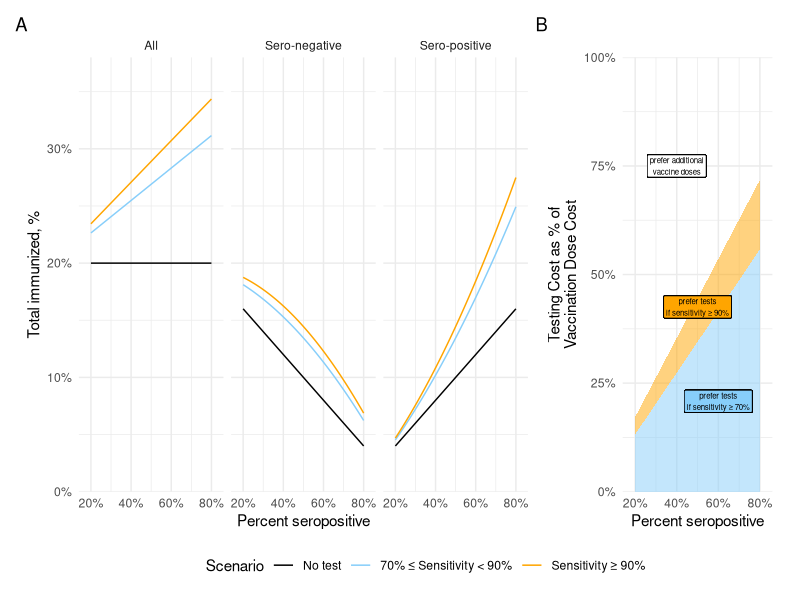

Generate this figure with R:

suppressPackageStartupMessages({
  require(data.table)
  require(ggplot2)
  require(patchwork)
  require(magrittr)
  require(dplyr)
  require(scales)
  require(forcats)
  require(tibble)
})

.args <- if (interactive()) c(
  "main.png"
) else commandArgs(trailingOnly = TRUE)

PPDmul <- function(TNR, TPR, seropos) TNR + seropos*(1+TPR-TNR)

ref <- data.table(seropos = seq(0,1,by=0.01))

covaxcoverage <- .2

refspec <- .99

ref[, notest_sp := covaxcoverage*seropos ]
ref[, notest_sn := covaxcoverage*(1-seropos) ]
ref[, test70_sp := notest_sp*(PPDmul(refspec, .7, seropos))]
ref[, test70_sn := notest_sn*(PPDmul(refspec, .7, seropos))]
ref[, test90_sp := notest_sp*(PPDmul(refspec, .9, seropos))]
ref[, test90_sn := notest_sn*(PPDmul(refspec, .9, seropos))]

ref.mlt <- melt.data.table(
  ref,
  id.vars = "seropos"
)[, c("scenario", "serostatus") := tstrsplit(variable, "_")]

ref.mlt[,
        ord := 2*c("notest"=2,"test70"=1,"test90"=0)[scenario]+c(sp=0, sn=1)[serostatus]
        ]


lblsize <- 2
lnsize <- 1

cols <- c('seropos', 'value')
ref.mlt2 <- data.table::copy(ref.mlt)[ ,
                                       c("value", "seropos") := list(floor((100)*value),
                                                                     round(100*seropos))
                                       ][(seropos %% 10) == 0]


scale_x <-     scale_x_continuous(labels = scales::percent,
                                  breaks = seq(0,1,by=0.20),
                                  limits = c(0.2, 0.8), expand = expansion(mult = 0.1)) 

scale_palette <- data.frame(color = c(notest = "black", 
                                      test70 = "lightskyblue", 
                                      test90 = "orange"),
                            labels = c("No test",
                                       "70% ≤ Sensitivity < 90%", 
                                       "Sensitivity ≥ 90%")) %>% 
  tibble::rownames_to_column("breaks")


scale_fill <- scale_fill_manual(
  values = setNames(scale_palette$color, scale_palette$breaks),
  labels = scale_palette$labels,
  name   = "Scenario") 

scale_color <- scale_color_manual(
  values = setNames(scale_palette$color, scale_palette$breaks),
  labels = scale_palette$labels,
  name   = "Scenario")

fig1 <- ref.mlt %>%
  dplyr::mutate(Serostatus = forcats::fct_recode(serostatus,
                                                 `Sero-negative` = 'sn',
                                                 `Sero-positive` = 'sp'),
                scenario = factor(scenario)) %>%
  dplyr::bind_rows(.,
                   dplyr::group_by_at(.,
                                      .vars = vars(-c(Serostatus, 
                                                      serostatus, ord, value,
                                                      variable))
                                      ) %>%
                     summarise(value = sum(value)) %>%
                     mutate(Serostatus = "All")) %>%
  ggplot(data = ., aes(y = value, x = seropos)) +
  geom_line(aes(color = scenario)) +
  theme_minimal() +
  ylab("Total immunized, %") + 
  xlab("Percent seropositive") +
  scale_y_continuous(labels = scales::percent, limits = c(0,NA), expand = c(0,0)) +
  scale_x +
  theme(legend.position  = 'bottom',
        legend.direction = 'horizontal',
        legend.spacing.y = unit(0, 'mm')) +
  scale_color +
  facet_grid(cols = vars(Serostatus))#, margins = 'Serostatus')

annotations <- list(data.frame(x = 0.6,
                               y = (PPDmul(refspec, .7, .6) - 1)/2,
                               label = 'prefer tests\nif sensitivity ≥ 70%',
                               scenario = 'test70',
                               hjust = 1),
                    data.frame(x = (0.8-0.2)*.5 + .2,
                               y = (PPDmul(refspec, .7, .8) + PPDmul(refspec, .9, .8) - 2)/3,
                               label = 'prefer tests\nif sensitivity ≥ 90%',
                               scenario = 'test90',
                               hjust = 0.5),
                    data.frame(x = .4,
                               y = .75,
                               label = 'prefer additional\nvaccine doses',
                               scenario = 'notest',
                               hjust = 0)) %>%
  dplyr::bind_rows(.)

ref[, costlim70 := PPDmul(refspec, .7, seropos) - 1 ]
ref[, costlim90 := PPDmul(refspec, .9, seropos) - 1 ]


p.cost <- 
  ggplot(ref) +
  aes(seropos) +
  #geom_blank(aes(linetype = "notest")) +
  geom_ribbon(aes(ymin=0, ymax=costlim70), 
              fill = 'lightskyblue',
              alpha = 0.5,
              show.legend = FALSE) +
  geom_ribbon(aes(ymin=costlim70, ymax=costlim90), 
              fill = "orange",
              alpha = 0.5,
              show.legend = FALSE) +
  scale_color + 
  scale_fill +
  scale_y_continuous(limits = c(0, 1), expand = c(0,0),
                     "Testing Cost as % of\nVaccination Dose Cost", 
                     labels = function(b) sprintf("%i%%", as.integer(b*100))) +
  scale_x +
  xlab("Percent seropositive") +
  theme_minimal() +
  theme(
    plot.margin = margin(r = 1, unit = "line"),
    legend.position = 'none'
  )

for (i in 1:nrow(annotations)){
  p.cost <- p.cost + 
    geom_label(
      x = annotations[i,"x"],
      y = annotations[i,"y"],
      label = annotations[i,"label"],
      fill = dplyr::filter(scale_palette, breaks == annotations[i,"scenario"]) %>%
        dplyr::pull(color) %>%
        sub(pattern = 'black', replacement = 'white', x = .) ,
      size = lblsize)
}

res.p <- (fig1 + p.cost +
            plot_annotation(tag_levels = "A") +
            plot_layout(guides = "collect", widths = c(3,1))) &
  theme(legend.position = 'bottom')

ggsave(tail(.args, 1), res.p, height = 3, width = 9, dpi = 600)
